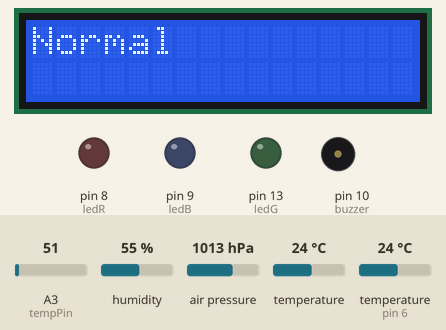
A sketch run on a simulated Arduino Uno, built with avr-gcc and run on an emulated ATmega328P. Parts: 16×2 character LCD, output pins drawn as LEDs (lit = HIGH), buzzer (waves = sounding). The inputs (shaded band) are chosen by the test bench; at power-on: humidity 55 %, air pressure 1013 hPa, A3 (tempPin) = 51, temperature 24 °C, temperature (sensor on pin 6) 24 °C. What the sketch prints to the serial monitor is not drawn.

Above: at 1.2 s.
1.3 s: humidity set to 37 %
4.4 s: humidity set to 34 %
At 8.1 s:
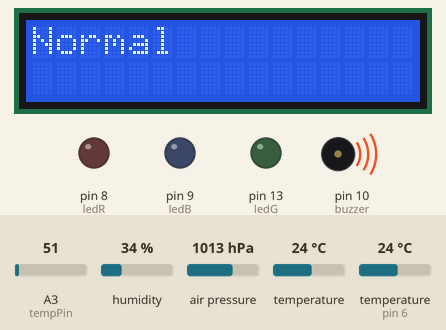
At 10.0 s:
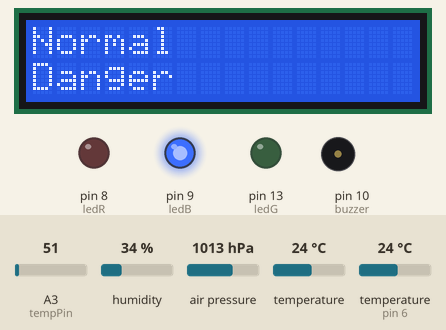
10.7 s: air pressure set to 1015 hPa
At 12.2 s:
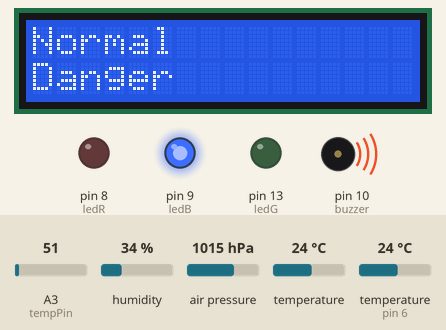
17.0 s: air pressure set to 1018 hPa
23.1 s: A3 (tempPin) set to 70
29.4 s: A3 (tempPin) set to 84
At 34.6 s:
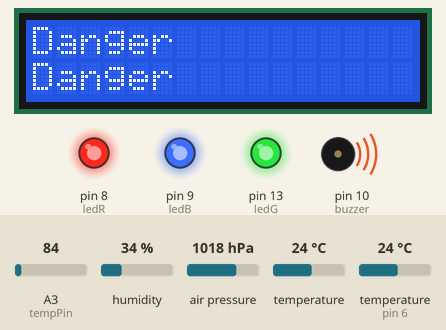
Timing chart, 0 to 36.7 s (numbered marks = the images above; inputs shaded):
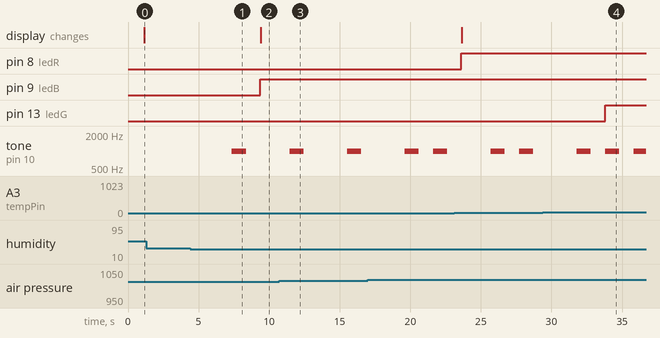

The sketch:

Code.ino
```cpp
#include <Wire.h>
#include <SFE_BMP180.h>
SFE_BMP180 bmp180;
#include "DHT.h"//calling library of DHT
#define DHTPIN 6 // connevting the DHT to bin num 2
#define DHTTYPE DHT11
DHT dht(DHTPIN, DHTTYPE);
#include <LiquidCrystal.h>
// lcd
const int rs = 12, en = 11, d4 = 5, d5 = 4, d6 = 3, d7 = 2;
LiquidCrystal lcd(rs, en, d4, d5, d6, d7);
// mobile connection
#include <SoftwareSerial.h>
SoftwareSerial mySerial(0, 1); // RX, TX
// temp
int tempPin = A3;
int read_ADC= 0;
double temp = 0;
double tempC = 0;


// alarm
int buzzer=10;
int ledR =8;
int ledB =9;
int ledG =13;
void setup() {
  Serial.begin(9600);
  mySerial.begin(9600);
  mySerial.println("Ready");
   dht.begin();
   lcd.begin(16,2);
   pinMode(tempPin, INPUT);
  pinMode (ledR, OUTPUT);
  pinMode (ledB, OUTPUT);
  pinMode (ledG, OUTPUT);
   bool success = bmp180.begin();
  if (success) {
    Serial.println("BMP180 init success");
  }
}
void loop() {
// tempreure calculations
read_ADC =analogRead(tempPin);
temp = (read_ADC / 1023.0) * 5000; // 5000 to get millivots.
tempC = (temp*0.1);

// measure humidity
float h = dht.readHumidity();

// measure air pressure
  char status;
  double T, P;
  bool success = false;

  status = bmp180.startTemperature();

  if (status != 0) {
    delay(1000);
    status = bmp180.getTemperature(T);

    if (status != 0) {
      status = bmp180.startPressure(3);

      if (status != 0) {
        delay(status);
        status = bmp180.getPressure(P, T);

        if (status != 0) {
          Serial.print("Pressure: ");
          Serial.print(P);
          Serial.println(" hPa");
        }
      }
    }
  }
// lcd printing setup
if(h >=40 && tempC <38 && P<1016) {
lcd.setCursor(0,0);
lcd.println("Normal");
digitalWrite(ledR, LOW);
digitalWrite(ledG, LOW);
digitalWrite(ledB, LOW);
Serial.println("Normal");
mySerial.print("Normal");

}

// condtions for any Dangerous situation

if(tempC>=38) {

 tone(buzzer, 1000); // Send 1KHz sound signal...
    delay(1000);        // ...for 1 sec
    noTone(buzzer);     // Stop sound...
    delay(1000);        // ...for 1sec
    digitalWrite(ledG,HIGH);

   lcd.setCursor(0,0);
   lcd.print("Danger");
   Serial.print("Danger");
   mySerial.print("Danger");

}
if( h < 36){
 tone(buzzer, 1000); // Send 1KHz sound signal...
    delay(1000);        // ...for 1 sec
    noTone(buzzer);     // Stop sound...
    delay(1000);        // ...for 1sec
    digitalWrite(ledB, HIGH);
    lcd.setCursor(0,1);
   lcd.print("Danger");
   Serial.print("Danger");
   mySerial.print("Danger");

}
if(P>1016){
    tone(buzzer, 1000); // Send 1KHz sound signal...
    delay(1000);        // ...for 1 sec
    noTone(buzzer);     // Stop sound...
    delay(1000);        // ...for 1sec
    digitalWrite(ledR, HIGH);
    lcd.setCursor(0,0);
   lcd.print("Danger");
   Serial.print("Danger");
   mySerial.print("Danger");
  }
// mySerial.print("S");
// mySerial.print(";");
mySerial.print(tempC); //send distance to MIT App
mySerial.print(";");
mySerial.print(h); //send distance to MIT App
mySerial.println(";");
mySerial.print(P); //send distance to MIT App
mySerial.println(";");
Serial.print("tempreture");
Serial.println(tempC);
Serial.print ("Humidity: ");
Serial.println (h);
delay(1000);
}
```

Measured:
- the behaviour switches between 36 and 35 % on humidity (found by bisection; images 0 and 1)
- the behaviour switches between 77 and 78 on A3 (tempPin) (found by bisection; images 3 and 4)
- after the input at 1.3 s, every drawn part: stays the same
- after the input at 4.4 s, pin 9 (ledB): LOW → HIGH after 5.0 s; tone on pin 10 (buzzer): silent → 1000 Hz after 3.0 s, → silent 1.0 s later
- after the input at 29.4 s, pin 13 (ledG): LOW → HIGH after 4.4 s
